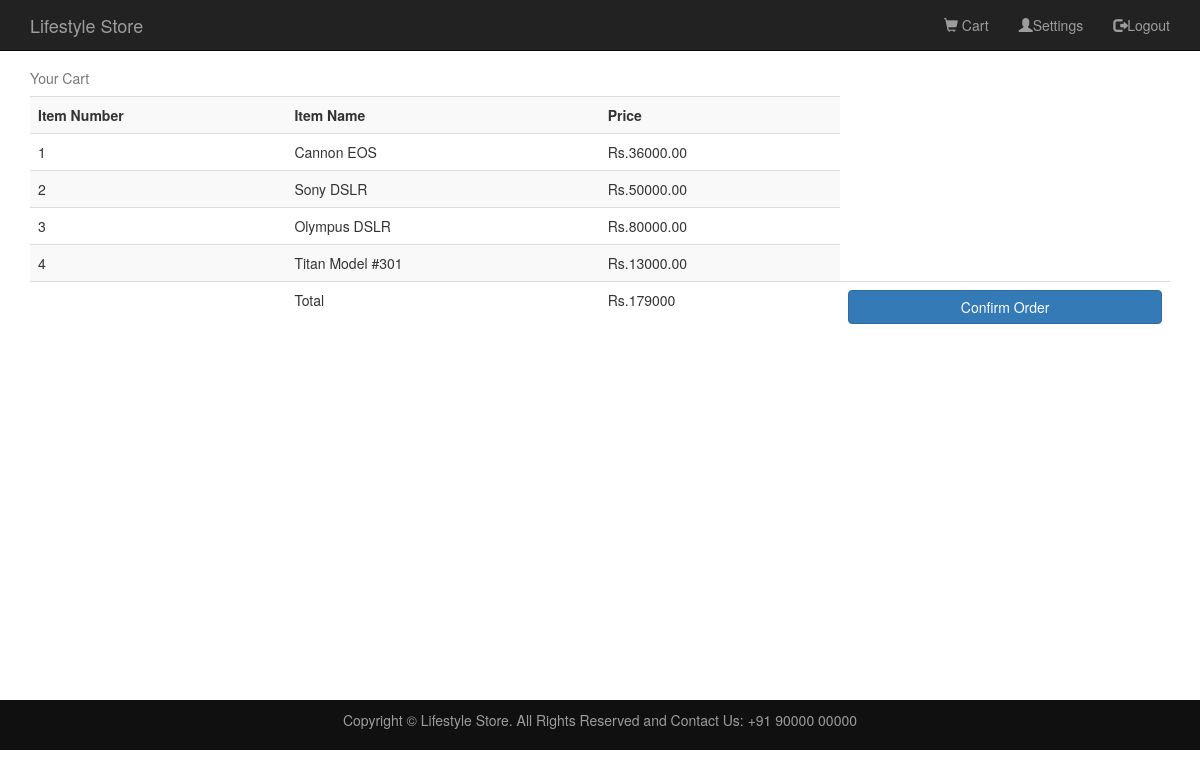
The app's page /cartpage.php with its own data.
### tables this page shows
CREATE TABLE `user_items` (
  `id` int(11) NOT NULL,
  `item_id` int(11) NOT NULL,
  `user_id` int(11) NOT NULL,
  `status` tinyint(4) NOT NULL
);

CREATE TABLE `products` (
  `id` int(11) NOT NULL,
  `image` varchar(100) NOT NULL,
  `name` varchar(100) NOT NULL,
  `price` varchar(50) NOT NULL
);

### cartpage.php (the view, shortened to what this page needs)
<?php
include('includes/common.php');
?>
<!DOCTYPE html>
<html>
<head>
    <link rel="stylesheet" href="https://maxcdn.bootstrapcdn.com/bootstrap/3.3.7/css/bootstrap.min.css">
    <link rel="stylesheet" type="text/css" href="style.css">
</head>
<body>
    <nav class="navbar navbar-inverse navbar-fixed-top">
        <div class="container">
            <div class="navbar-header">
                <a class="navbar-brand" href="indexpage.html">Lifestyle Store</a>
            </div>
            <div class="collapse navbar-collapse" id="myNavbar">
                <ul class="nav navbar-nav navbar-right">
                    <li><a href="cartpage.php"><span class="glyphicon glyphicon-shopping-cart"></span> Cart</a></li>
                    <li><a href="settingpage.php"><span class="glyphicon glyphicon-user"></span>Settings</a></li>
                    <li><a href="logoutpage.php"><span class="glyphicon glyphicon-log-out"></span>Logout</a></li>
                </ul>
            </div>
        </div>
    </nav><br><br><br>
    <div class="container">
        <table class="table table-striped table-hover">
            <caption>Your Cart</caption>
            <tbody>
                <tr>
                    <th>Item Number</th>
                    <th>Item Name</th>
                    <th>Price</th>
                </tr>
                <?php
                $total_price=0;
                $res=mysqli_query($conn,"SELECT * FROM `user_items` ");
                while($row=mysqli_fetch_assoc($res)){
                    $item_id=$row['item_id'];
                    $res2=mysqli_query($conn,"SELECT * FROM `products` WHERE `products`.`id`='$item_id'");
                    $row2=mysqli_fetch_assoc($res2);?>
                <tr>
                    <td><?php echo $row2['id']; ?> </td>
                    <td><?php echo $row2['name']; ?> </td>
                    <td>Rs.<?php echo $row2['price']; ?> </td>
                    <?php $total_price=$total_price+$row2['price']; ?>
                </tr>
                <?php } ?>
                <tr>
                    <td> </td>
                    <td> Total</td>
                    <td>Rs.<?php echo $total_price; ?></td>
                    <td><a href="successpage.php"><button class="btn btn-primary btn-block">Confirm Order</button></a>
                    </td>
                </tr>
            </tbody>
        </table>
    </div>
    <footer style="margin-top: 29%;">
        <div class="container">
            <p>Copyright © Lifestyle Store. All Rights Reserved and Contact Us: +91 90000 00000</p>
        </div>
    </footer>

### style.css (style rules this page uses)
footer { padding: 10px 0; background-color: #101010; color:#9d9d9d; bottom: 0; width: 100%; margin-top: 12%; }
footer p { text-align: center; }

### records on screen
user_items: products.id "1", products.name "Cannon EOS", products.price "36000.00"
user_items: products.id "2", products.name "Sony DSLR", products.price "50000.00"
user_items: products.id "3", products.name "Olympus DSLR", products.price "80000.00"
user_items: products.id "4", products.name "Titan Model #301", products.price "13000.00"

### other values on screen
$total_price "179000"
